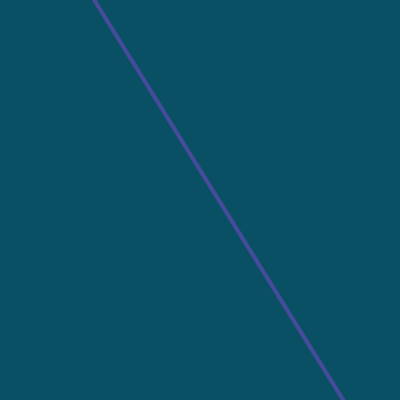
Frame 1 (no input)
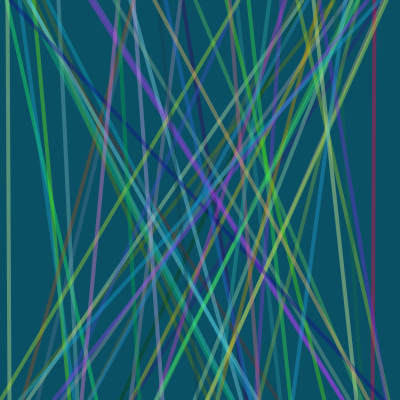
Frame 60 (the mouse pressed at the canvas centre just before this capture)
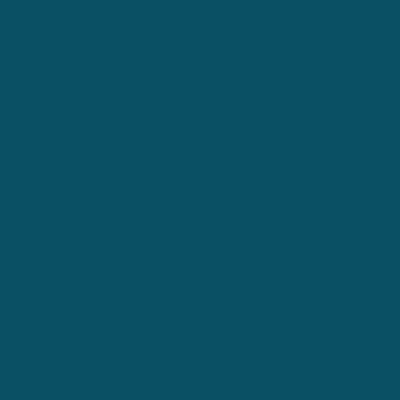
Frame 120 (the mouse held since frame 60 and released just before this capture)

The Processing sketch that drew these frames (run headless with seeded random() and noise(); from frame 60 on, the mouse is pressed at the canvas centre):

// Processing sketch: processing_160100
// ── processing_160100.pde



void setup() {
  size(400, 400);
  background(10,80,100);
}
void draw() {
float a = random(255);
float b = random(255);
float c = random(255);
stroke (a,b,c,100);
strokeWeight(4);
  line(random(width), 0,random(height) , height);
  if (mousePressed) {
  background(10,80,100);;
  }
}
